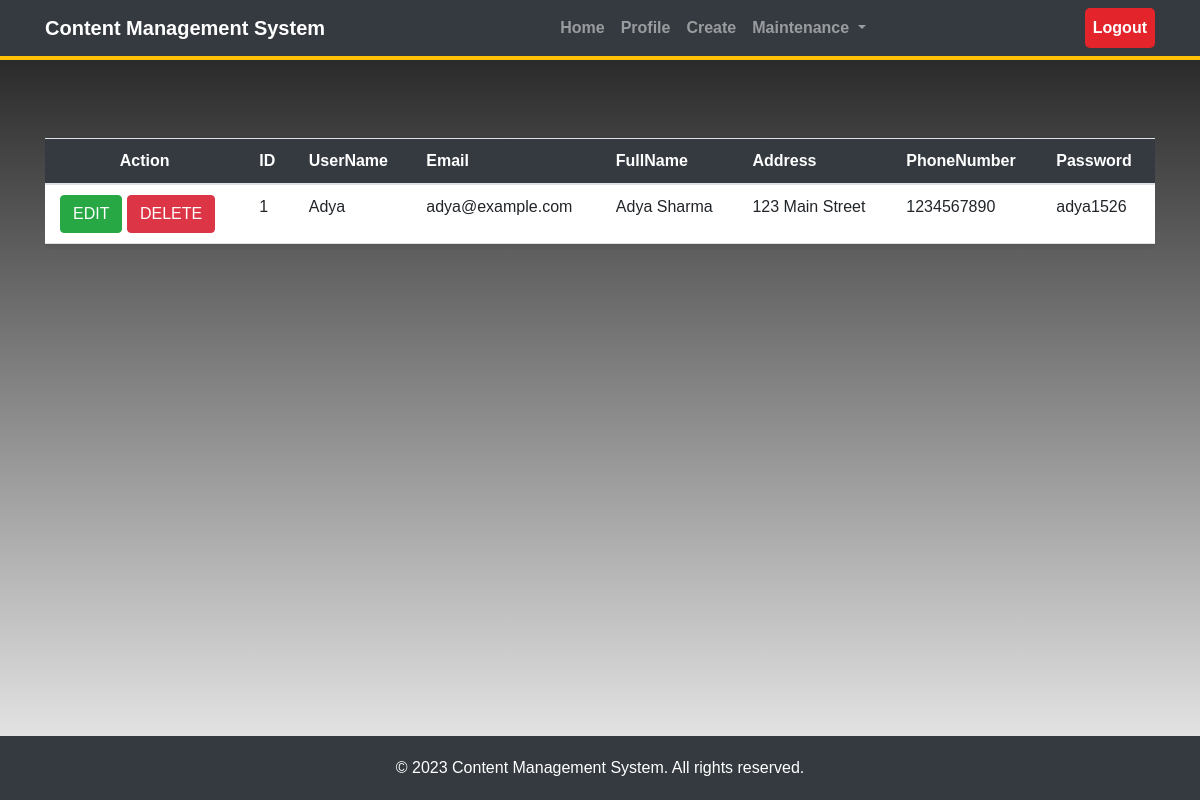
Screenshot of /Profile.php (signed in) with the database file from the repository.
### tables this page shows
CREATE TABLE `user_list` (
  `ID` varchar(100) NOT NULL,
  `Username` varchar(255) NOT NULL,
  `Email` varchar(255) NOT NULL,
  `FullName` varchar(255) NOT NULL,
  `Address` varchar(255) NOT NULL,
  `PhoneNumber` int(30) NOT NULL
);

### Profile.php (the view, shortened to what this page needs)
<!DOCTYPE html>
<html>
<head>
  <link rel="stylesheet" href="https://maxcdn.bootstrapcdn.com/bootstrap/4.5.2/css/bootstrap.min.css">
</head>
<body>
<nav class="navbar navbar-expand-md navbar-dark">
    <div class="container">
        <a class="navbar-brand" href="#">Content Management System</a>
        <div class="collapse navbar-collapse" id="collapsibleNavbar">
            <ul class="navbar-nav ml-auto">
                <li class="nav-item">
                    <a class="nav-link" href="http://localhost/ProjectCMS/Index.php">Home</a>
                </li>
                <li class="nav-item">
                    <a class="nav-link" href="http://localhost/ProjectCMS/Profile.php">Profile</a>
                </li>
                <li class="nav-item">
                    <a class="nav-link" href="http://localhost/ProjectCMS/createContent.php">Create</a>
                </li>
                <li class="nav-item dropdown">
                    <a class="nav-link dropdown-toggle" href="#" id="maintenanceDropdown" data-toggle="dropdown" aria-haspopup="true" aria-expanded="false">
                        Maintenance
                    </a>
                </li>
            </ul>
            <ul class="navbar-nav ml-auto">
                <li class="nav-item">
                    <a class="nav-link logout" href="http://localhost/ProjectCMS/Logout.php">Logout</a>
                </li>
            </ul>
        </div>
    </div>
</nav>
<?php
$servername = "localhost";
$username = "root";
$password = "";
$dbname = "cms";
$conn = new mysqli($servername, $username, $password, $dbname);
if (isset($_SESSION["username"]) && isset($_SESSION["password"]))
{
    $sessionUsername = $_SESSION["username"];
    $sessionPassword = $_SESSION["password"];
    $query = "SELECT * FROM login_logout WHERE username = '$sessionUsername' AND password = '$sessionPassword'";
    $result = $conn->query($query);
    if ($result->num_rows > 0) {
        $user = "SELECT * FROM user_list WHERE username = '$sessionUsername'";
        $userResult = $conn->query($user);
        if ($userResult->num_rows > 0) {
            $userDetails = $userResult->fetch_assoc();
            $query = $result->fetch_assoc();
            echo '
            <div class="container">
                <div class="table-responsive">
                    <table class="table table-striped table-hover">
                        <thead>
                            <tr>
                                <th style="text-align: center;">Action</th>
                                <th>ID</th>
                                <th>UserName</th>
                                <th>Email</th>
                                <th>FullName</th>
                                <th>Address</th>
                                <th>PhoneNumber</th>
                                <th>Password</th>
                            </tr>
                        </thead>
                        <tbody>';
            echo "<tr>";
            echo '<td class="action-buttons">
                <a class="edit-button btn btn-success" href="http://localhost/ProjectCMS/editProfile.php?id=' . $userDetails["ID"] . '">EDIT</a>
                <a class="delete-button btn btn-danger" href="http://localhost/ProjectCMS/deleteProfile.php?id=' . $userDetails["ID"] . '">DELETE</a>
              </td>';
            echo "<td>" . $userDetails["ID"] . "</td>";
            echo "<td>" . $userDetails["Username"] . "</td>";
            echo "<td>" . $userDetails["Email"] . "</td>";
            echo "<td>" . $userDetails["FullName"] . "</td>";
            echo "<td>" . $userDetails["Address"] . "</td>";
            echo "<td>" . $userDetails["PhoneNumber"] . "</td>";
            echo "<td>" . $query["Password"] . "</td>";
            echo "</tr>";
            echo '
                    </tbody>
                </table>
            </div>
        </div>
        ';
        }
        else {
            echo '<div style="text-align: center; background-color: black; color: white; padding: 20px;">';
            echo '<p style="font-size: 24px; font-weight: bold;">User details not found!</p>';
            echo '</div>';
        }
    }
    else {
    echo '<div style="text-align: center; background-color: black; color: white; padding: 20px;">';
    echo '<p style="font-size: 24px; font-weight: bold;">Invalid username or password.</p>';
    echo '</div>';
}
}
else
{
    echo "<div style='background-color: #f2f2f2; padding: 20px; border-radius: 10px; text-align: center;'>
    <p>Oops, it looks like you forgot something.</p>
    <p>Please provide a username and password to continue.</p>
    </div>";
}
?>
</body>
</html>
<html>
<head>
</head>
<body>
<footer class="footer">
    <p>&copy; 2023 Content Management System. All rights reserved.</p>
</footer>
</body>
</html>

### Profile.php (style rules this page uses)
body { background: linear-gradient(to bottom, #1a1a1a, #f4f4f4); background-attachment: fixed; background-repeat: no-repeat; background-size: cover; margin: 0; padding: 0; font-family: Arial, sans-serif; display: flex; flex-direction: column; min-height: 100vh; }
.navbar { background-color: #343a40; border-bottom: 4px solid #ffc107; }
.navbar-brand, .navbar-nav .nav-link { color: #fff; font-weight: bold; }
.table { margin-top: 7%; width: 100%; border-collapse: collapse; margin-bottom: 20px; box-shadow: 0 2px 4px rgba(0, 0, 0, 0.1); }
.table th, .table td { padding: 10px 15px; text-align: left; border-bottom: 1px solid #dee2e6; }
.table thead th { background-color: #343a40; color: #fff; }
.table tbody tr:nth-child(odd) { background-color: #fff; }
.navbar-nav .nav-link.logout { background-color: #E3242B; color: #FFFFFF; border-radius: 5px; }
body { display: flex; flex-direction: column; min-height: 100vh; margin: 0; }
footer { background-color: #343a40; color: #fff; padding: 20px 0; text-align: center; margin-top: auto; }
.footer p { margin-bottom: 0; }

### rows the page displays
user_list: ID "1", Username "Adya", Email "adya@example.com", FullName "Adya Sharma", Address "123 Main Street", PhoneNumber "1234567890"

### other values shown
$query["Password"] "adya1526"
